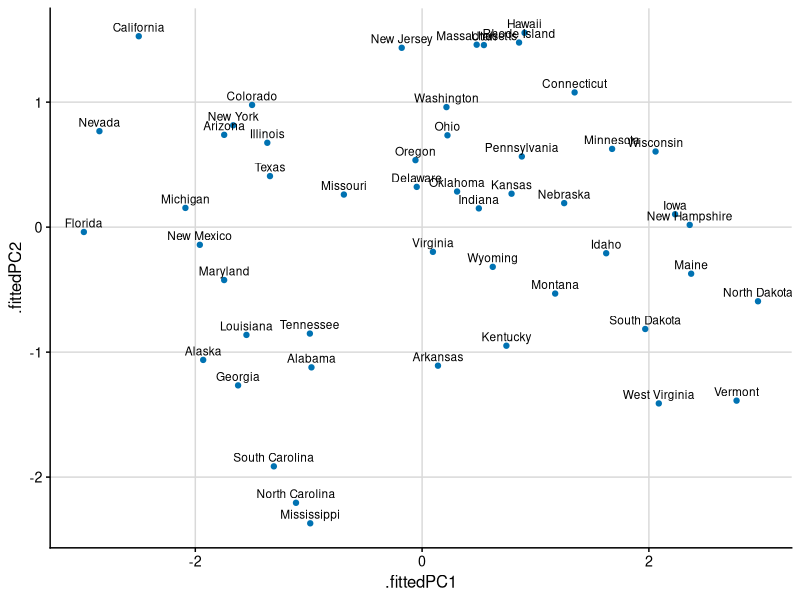
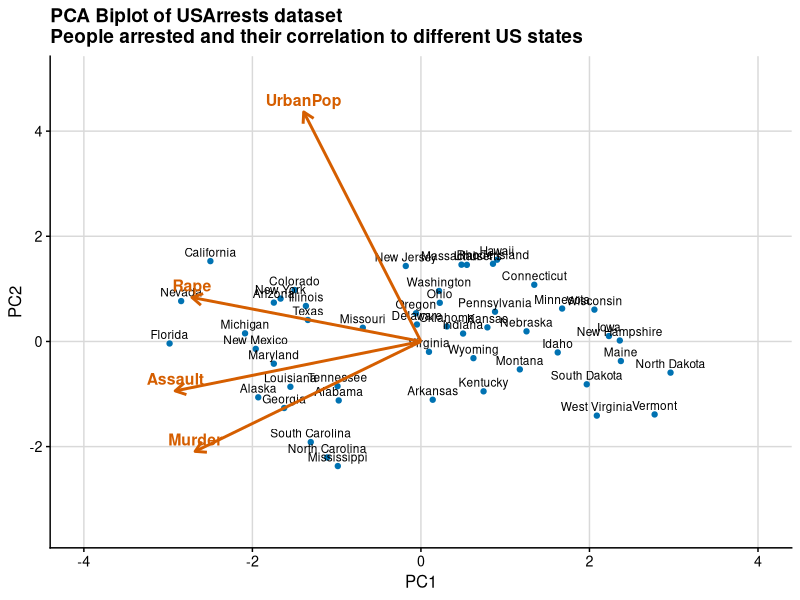
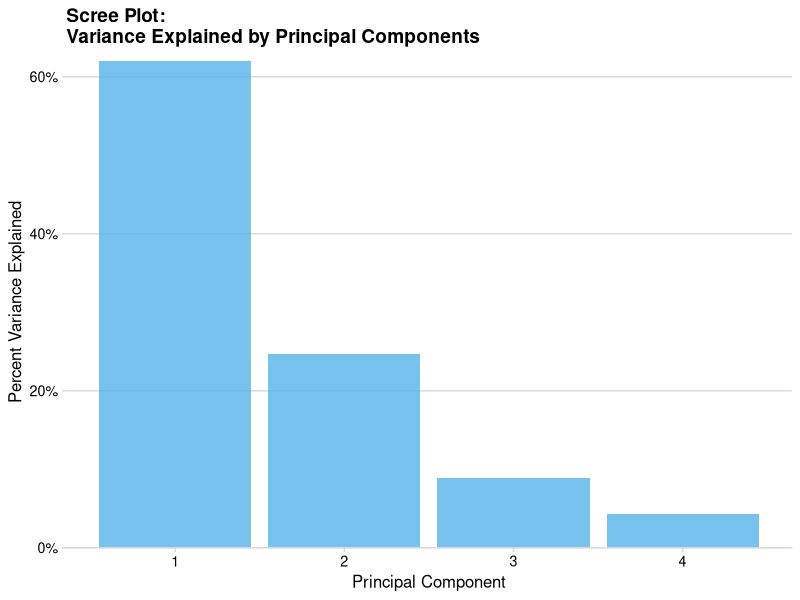

These charts were generated, in order, by the following R code:
## ---- chunk 1
library("tidyverse")
library("broom")
library("cowplot")
library("ggplot2")
## ---- chunk 2

# Load the dataset
data(USArrests)

# View the data
head(USArrests)

# Perform PCA (scaling is important!)
pca_result <- prcomp(USArrests, scale = TRUE)

# View summary
summary(pca_result)



## ---- chunk 3

# Perform PCA
pca_fit <- USArrests |> 
  select(where(is.numeric)) |> # retain only numeric columns
  prcomp(scale = TRUE) # do PCA on scaled data

# Plot without the outcome variable
pca_fit |>
  augment(USArrests) |> 
  ggplot(aes(.fittedPC1, .fittedPC2)) + 
  geom_point(size = 1.5, color = "#0072B2") +
  geom_text(aes(label = rownames(USArrests)), 
            size = 3, vjust = -0.5, hjust = 0.5) +  # Add state labels
  theme_half_open(12) + 
  background_grid()
## ---- chunk 4

# Perform PCA
pca_fit <- USArrests |> 
  select(where(is.numeric)) |> # retain only numeric columns
  prcomp(scale = TRUE) # do PCA on scaled data

# Extract the rotation matrix (loadings) for arrows
arrow_data <- pca_fit |>
  tidy(matrix = "rotation") |>
  pivot_wider(names_from = "PC", 
              names_prefix = "PC", 
              values_from = "value") |>
  mutate(PC1 = PC1 * 5,  # Scale arrows for visibility
         PC2 = PC2 * 5)

# Plot with arrows
pca_fit |>
  augment(USArrests) |> 
  ggplot(aes(.fittedPC1, .fittedPC2)) + 
  geom_point(size = 1.5, color = "#0072B2") +
  geom_text(aes(label = rownames(USArrests)), 
            size = 3, vjust = -0.5, hjust = 0.5) +
  # Add arrows for variable loadings
  geom_segment(data = arrow_data,
               aes(x = 0, y = 0, xend = PC1, yend = PC2),
               arrow = arrow(length = unit(0.3, "cm")),
               color = "#D55E00",
               linewidth = 1) +
  # Add labels for arrows
  geom_text(data = arrow_data,
            aes(x = PC1, y = PC2, label = column),
            color = "#D55E00",
            size = 4,
            fontface = "bold",
            vjust = -0.5) +
  # Expand axis limits to show all labels
  coord_cartesian(xlim = c(-4, 4), ylim = c(-3.5, 5)) +
  theme_half_open(12) + 
  background_grid() +
  labs(title = "PCA Biplot of USArrests dataset\nPeople arrested and their correlation to different US states",
       x = "PC1",
       y = "PC2")
## ---- chunk 5
pca_fit |>
  tidy(matrix = "eigenvalues") |>
  ggplot(aes(PC, percent)) +
  geom_col(fill = "#56B4E9", alpha = 0.8) +
  scale_x_continuous(breaks = 1:4) +  # Changed to 1:4 since USArrests has 4 variables
  scale_y_continuous(
    labels = scales::percent_format(),
    expand = expansion(mult = c(0, 0.01))
  ) +
  theme_minimal_hgrid(12) +
  labs(title = "Scree Plot: \nVariance Explained by Principal Components",
       x = "Principal Component",
       y = "Percent Variance Explained")
